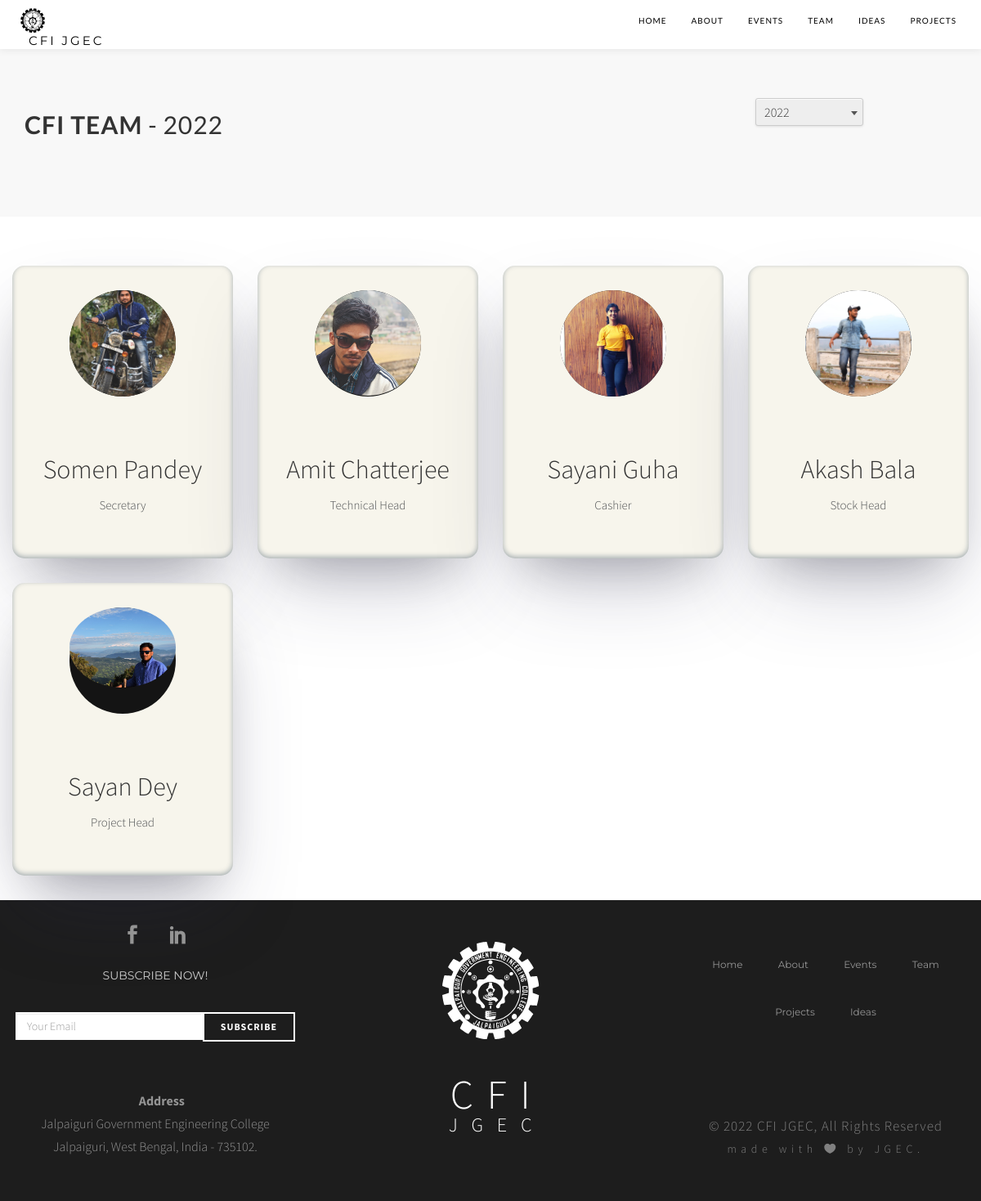
The page /club/teams/2022/ on the database its author committed.
### club/models.py (models this page shows, shortened)
class CFITeam(models.Model):
    name = models.CharField(max_length=100)
    post = models.CharField(max_length=100)
    picture = models.ImageField(upload_to='CFITeam_images')
    facebook = models.TextField(max_length=1000,default="", blank=True, null=True)
    linkedin = models.TextField(max_length=1000,default="", blank=True, null=True)
    twitter = models.TextField(max_length=1000,default="", blank=True, null=True)
    github = models.TextField(max_length=1000,default="", blank=True, null=True)
    batch = models.IntegerField(default=0)
    created = models.DateTimeField(auto_now_add=True)
    class Meta:
        verbose_name_plural = 'Team'

### club/views.py (the view)
# urls.py: path('teams/<slug:year>/',views.ourteam,name='ourteam'),
def ourteam(request, year):
    now = datetime.datetime.now()
    cfi_team = CFITeam.objects.all().filter(batch=year)
    context_dict = {
        'now': now,
        'year': year,
        'cfi_team': cfi_team
    }
    return render(request, 'club/ourteam.html', context=context_dict)

### templates/club/ourteam.html (shortened to what this page needs)
{% extends 'club/base.html' %}
{% load staticfiles %}
{% block body_block %}
<section class="blog-list-title" id="home">
    <div class="container">
        <div class="row">
            <div class="col-md-8 col-sm-12 col-xs-12">
                 <h2 style="font-size:30px;" class="blog-page-heading">
                   <span style="font-weight:600;">CFI TEAM</span> - {{year}}</h2>
            </div>
            <div class="col-md-4 col-sm-12 col-xs-12">
              <div class="dropdown">
                <input class="dropdown-toggle" type="text">
                <div class="dropdown-text">{{year}}</div>
              </div>
            </div>
        </div>
    </div>
</section>
<section class="section-top" id="portfolio">
 <div class="container fluid nopadding">
    <div class="container">
      <div class="row">
        {% for member in cfi_team %}
        <div class="col-12 col-sm-6 col-md-4 col-lg-3">
          <div class="our-team">
            <div class="picture">
              <img class="img-fluid" src="{{ member.picture.url  }}">
            </div>
            <div class="team-content">
              <h3 class="name">{{ member.name }}</h3>
              <h4 class="title">{{member.post}}</h4>
            </div>
          </div>
        </div>
         {% endfor %}
      </div>
    </div>
  </div>
  </section>
{% endblock %}
{% block year %} {{ year }} {% endblock %}

### static/css/club/styles.css (style rules this page uses)
* { cursor: url('../../images/club/cursor1.png'),default; }
html { font-size: 100%; width: auto !important; overflow-x: hidden !important; }
body { height: 100%; background: #FFFFFF; font-family: 'Source Sans Pro', sans-serif; font-size: 16px; font-weight: 300; line-height: 28px; text-align: center; width: auto !important; overflow-x: hidden !important; margin: auto !important; }
*, *:before, *:after { -webkit-box-sizing: border-box; -moz-box-sizing: border-box; box-sizing: border-box; }
.nopadding { padding: 0px; }
h2 { font-family: 'Lato', sans-serif; font-weight: 700; font-size: 42px; letter-spacing: 1px; line-height: 4.063rem; text-transform: capitalize; }
h3 { font-size: 32px; line-height: 38px; font-weight: 300; }
h4 { font-size: 18px; line-height: 30px; font-weight: 300; }
.section-top { padding-top: 60px; }
* { -webkit-box-sizing: border-box; -moz-box-sizing: border-box; box-sizing: border-box; }
#portfolio .container { width: 100%; }
.flipIn, h3, .accordion ul li { animation: flipdown 0.5s ease both; }
.blog-list-title { background-color: #f8f8f8; padding-top: 100px; padding-bottom: 70px; width: 100%; display: block; }
.blog-page-heading { font-family: 'Montserrat' sans-serif; text-transform: uppercase; text-align: left; font-size: 20px; font-weight: 400; letter-spacing: 1px; }
.comment-reply .contact-box .contact-form .textarea-box:active, .comment-reply.contact-box .contact-form .textarea-box:focus, { color: #FFF; }
@media (min-width: 481px) { h2 { font-size: 28px; } }
@media (min-width: 992px) { h2 { font-size: 36px; } }
@media (min-width: 1200px) { h2 { font-size: 42px; } }

### templates/club/ourteam.html (style rules this page uses)
.dropdown { position: relative; display: inline-block; text-align: left; width: 132px; }
.dropdown-text { cursor: pointer; position: absolute; text-indent: 10px; line-height: 32px; background-color: #eee; border: 1px solid #ccc; border-radius: 3px; box-shadow: 0 1px 0 rgba(255,255,255, .9) inset, 0 1px 3px rgba(0,0,0, .1); width: 100%; }
.dropdown-text:after { position: absolute; right: 6px; top: 15px; content: ''; width: 0px; height: 0px; border-style: solid; border-width: 5px 4px 0 4px; border-color: #555 transparent transparent transparent; }
.dropdown-text, .dropdown-content a { color: #333; text-shadow: 0 1px #fff; }
.dropdown-toggle { font-size: 0; z-index: 1; cursor: pointer; position: absolute; top: 0; border: none; padding: 0; margin: 0 0 0 1px; background: transparent; text-indent: -10px; height: 34px; width: 100%; }
.our-team { padding: 30px 0 40px; margin-bottom: 30px; background-color: #f7f5ec; text-align: center; overflow: hidden; position: relative; border-radius: 15px; box-shadow: rgba(50, 50, 93, 0.25) 0px 50px 100px -20px, rgba(0, 0, 0, 0.3) 0px 30px 60px -30px, rgba(10, 37, 64, 0.35) 0px -2px 6px 0px inset; }
.our-team .picture { display: inline-block; height: 130px; width: 130px; margin-bottom: 50px; z-index: 1; position: relative; }
.our-team .picture::before { content: ""; width: 100%; height: 0; border-radius: 50%; background-color: #141414; position: absolute; bottom: 135%; right: 0; left: 0; opacity: 0.9; transform: scale(3); transition: all 0.3s linear 0s; }
.our-team .picture::after { content: ""; width: 100%; height: 100%; border-radius: 50%; background-color: #141414; position: absolute; top: 0; left: 0; z-index: -1; }
.our-team .picture img { width: 100%; height: auto; border-radius: 50%; transform: scale(1); transition: all 0.9s ease 0s; }
.our-team .title { display: block; font-size: 15px; color: #4e5052; text-transform: capitalize; }

### rows shown on the page
CFITeam: picture (picture), name "Somen Pandey", post "Secretary"
CFITeam: picture (picture), name "Amit Chatterjee", post "Technical Head"
CFITeam: picture (picture), name "Sayani Guha", post "Cashier"
CFITeam: picture (picture), name "Akash Bala", post "Stock Head"
CFITeam: picture (picture), name "Sayan Dey", post "Project Head"

### other values the page prints
{{ year }} "2022"
